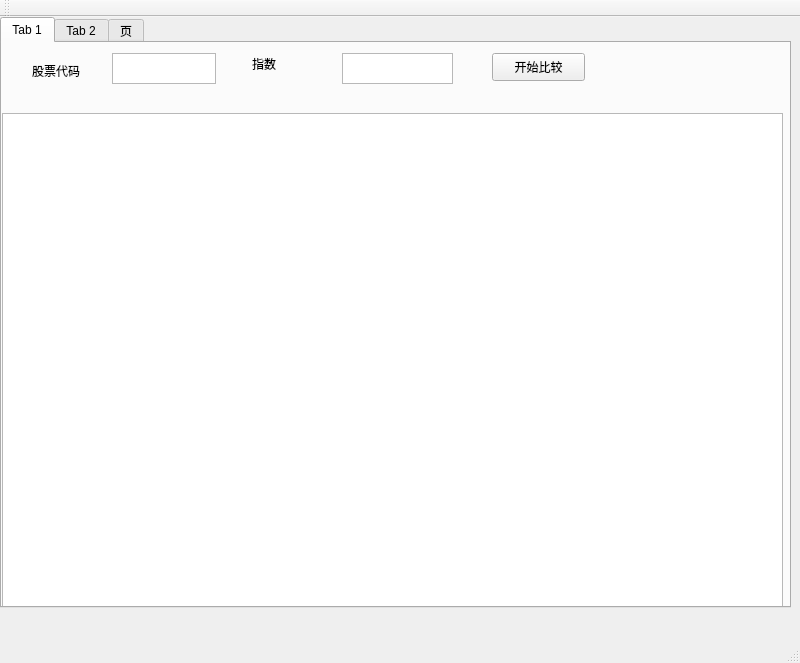
<?xml version="1.0" encoding="UTF-8"?>
<ui version="4.0">
 <class>MainWindow</class>
 <widget class="QMainWindow" name="MainWindow">
  <property name="geometry">
   <rect>
    <x>0</x>
    <y>0</y>
    <width>800</width>
    <height>663</height>
   </rect>
  </property>
  <property name="windowTitle">
   <string>MainWindow</string>
  </property>
  <widget class="QWidget" name="centralwidget">
   <widget class="QTabWidget" name="tabWidget">
    <property name="geometry">
     <rect>
      <x>0</x>
      <y>0</y>
      <width>791</width>
      <height>591</height>
     </rect>
    </property>
    <property name="currentIndex">
     <number>0</number>
    </property>
    <widget class="QWidget" name="tab">
     <attribute name="title">
      <string>Tab 1</string>
     </attribute>
     <widget class="QLabel" name="label">
      <property name="geometry">
       <rect>
        <x>30</x>
        <y>20</y>
        <width>72</width>
        <height>15</height>
       </rect>
      </property>
      <property name="text">
       <string>股票代码</string>
      </property>
     </widget>
     <widget class="QLabel" name="label_2">
      <property name="geometry">
       <rect>
        <x>250</x>
        <y>10</y>
        <width>72</width>
        <height>21</height>
       </rect>
      </property>
      <property name="text">
       <string>指数</string>
      </property>
     </widget>
     <widget class="QPlainTextEdit" name="plainTextEdit">
      <property name="geometry">
       <rect>
        <x>110</x>
        <y>10</y>
        <width>104</width>
        <height>31</height>
       </rect>
      </property>
     </widget>
     <widget class="QListView" name="listView">
      <property name="geometry">
       <rect>
        <x>340</x>
        <y>10</y>
        <width>111</width>
        <height>31</height>
       </rect>
      </property>
     </widget>
     <widget class="QPushButton" name="pushButton">
      <property name="geometry">
       <rect>
        <x>490</x>
        <y>10</y>
        <width>93</width>
        <height>28</height>
       </rect>
      </property>
      <property name="text">
       <string>开始比较</string>
      </property>
     </widget>
     <widget class="QGraphicsView" name="graphicsView">
      <property name="geometry">
       <rect>
        <x>0</x>
        <y>70</y>
        <width>781</width>
        <height>511</height>
       </rect>
      </property>
     </widget>
    </widget>
    <widget class="QWidget" name="tab_2">
     <attribute name="title">
      <string>Tab 2</string>
     </attribute>
     <widget class="QLabel" name="label_3">
      <property name="geometry">
       <rect>
        <x>250</x>
        <y>20</y>
        <width>72</width>
        <height>21</height>
       </rect>
      </property>
      <property name="text">
       <string>股票B</string>
      </property>
     </widget>
     <widget class="QPlainTextEdit" name="plainTextEdit_2">
      <property name="geometry">
       <rect>
        <x>120</x>
        <y>20</y>
        <width>104</width>
        <height>31</height>
       </rect>
      </property>
     </widget>
     <widget class="QPushButton" name="pushButton_2">
      <property name="geometry">
       <rect>
        <x>500</x>
        <y>20</y>
        <width>93</width>
        <height>28</height>
       </rect>
      </property>
      <property name="text">
       <string>开始比较</string>
      </property>
     </widget>
     <widget class="QListView" name="listView_2">
      <property name="geometry">
       <rect>
        <x>350</x>
        <y>20</y>
        <width>111</width>
        <height>31</height>
       </rect>
      </property>
     </widget>
     <widget class="QLabel" name="label_4">
      <property name="geometry">
       <rect>
        <x>40</x>
        <y>30</y>
        <width>72</width>
        <height>15</height>
       </rect>
      </property>
      <property name="text">
       <string>股票A</string>
      </property>
     </widget>
     <widget class="QGraphicsView" name="graphicsView_2">
      <property name="geometry">
       <rect>
        <x>0</x>
        <y>70</y>
        <width>781</width>
        <height>491</height>
       </rect>
      </property>
     </widget>
    </widget>
    <widget class="QWidget" name="tab_3">
     <attribute name="title">
      <string>页</string>
     </attribute>
     <widget class="QPlainTextEdit" name="plainTextEdit_3">
      <property name="geometry">
       <rect>
        <x>110</x>
        <y>20</y>
        <width>104</width>
        <height>31</height>
       </rect>
      </property>
     </widget>
     <widget class="QPushButton" name="pushButton_3">
      <property name="geometry">
       <rect>
        <x>300</x>
        <y>20</y>
        <width>93</width>
        <height>28</height>
       </rect>
      </property>
      <property name="text">
       <string>开始比较</string>
      </property>
     </widget>
     <widget class="QLabel" name="label_6">
      <property name="geometry">
       <rect>
        <x>30</x>
        <y>30</y>
        <width>72</width>
        <height>15</height>
       </rect>
      </property>
      <property name="text">
       <string>股票代码</string>
      </property>
     </widget>
     <widget class="QGraphicsView" name="graphicsView_3">
      <property name="geometry">
       <rect>
        <x>0</x>
        <y>60</y>
        <width>781</width>
        <height>511</height>
       </rect>
      </property>
     </widget>
    </widget>
   </widget>
  </widget>
  <widget class="QMenuBar" name="menubar">
   <property name="geometry">
    <rect>
     <x>0</x>
     <y>0</y>
     <width>800</width>
     <height>26</height>
    </rect>
   </property>
  </widget>
  <widget class="QStatusBar" name="statusbar"/>
  <widget class="QToolBar" name="toolBar">
   <property name="windowTitle">
    <string>toolBar</string>
   </property>
   <attribute name="toolBarArea">
    <enum>TopToolBarArea</enum>
   </attribute>
   <attribute name="toolBarBreak">
    <bool>false</bool>
   </attribute>
  </widget>
 </widget>
 <resources/>
 <connections/>
</ui>
